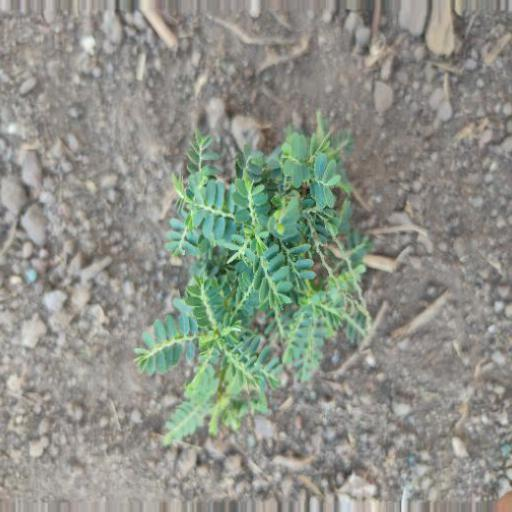
#> input picture Crop and Weed Detection/ml_pipeline/yolo_dataset/test/images/agri_0_1095.jpeg, 512 x 512 px
$ python -i quality_filters.py   (imports and definitions only)
#> lines starting #> are read from the running program, lines starting #| are printed output that depends on the picture; after the words box and inside, x2 and y2 are one past the last pixel; in counts of white or black regions, pixels touching at a corner belong together
#> further down, picture is the input picture: shape (512, 512, 3); mean B, G, R 136, 146, 141.6
"""
quality_filters.py
--------------------
Modular false-positive reduction layer for the crop/weed/disease pipeline.

Addresses the debris-misclassified-as-disease failure mode by adding:
  1. A pre-processing vegetation mask (ExG/Otsu) that gates crop detections
     before they ever reach the disease classifier.
  2. Post-processing filters (geometric plausibility, weed-cluster suppression,
     softmax confidence-margin) applied after classification.
  3. Focal loss + inverse-frequency class weighting for retraining the CNN
     once a Background/Debris class is added to disease_data/.
  4. Duplicate/overlap resolution (NMS-style dedup + weed-vs-crop overlap
     resolution) and an absolute pixel-size floor, addressing overlapping
     disease boxes, duplicate detections, and weeds boxed on top of crops.

Imported by disease_classifier.py, backend/app.py, and train_disease_classifier.py.
No GPU dependency — everything here runs on CPU, most of it in well under a
millisecond per call at 512x512 resolution.
"""

from __future__ import annotations

from typing import Sequence

import cv2
import numpy as np
import torch
import torch.nn.functional as F

BACKGROUND_DEBRIS_LABEL = "Background/Debris"


def compute_exg(image_rgb: np.ndarray) -> np.ndarray:
    r = image_rgb[..., 0].astype(np.float32)
    g = image_rgb[..., 1].astype(np.float32)
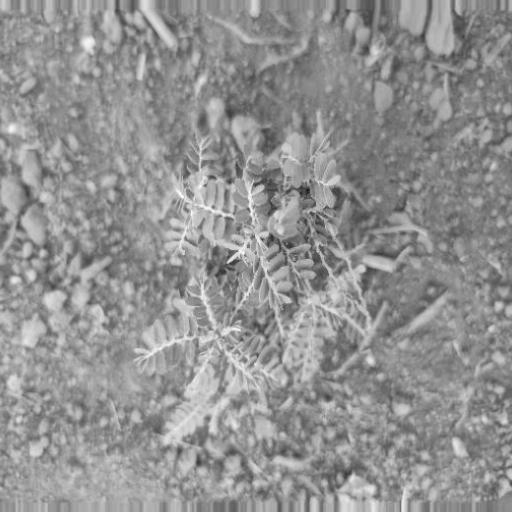
#> g: shape (512, 512) float32; min 16, max 255, mean 146
    b = image_rgb[..., 2].astype(np.float32)
    total = r + g + b + 1e-6
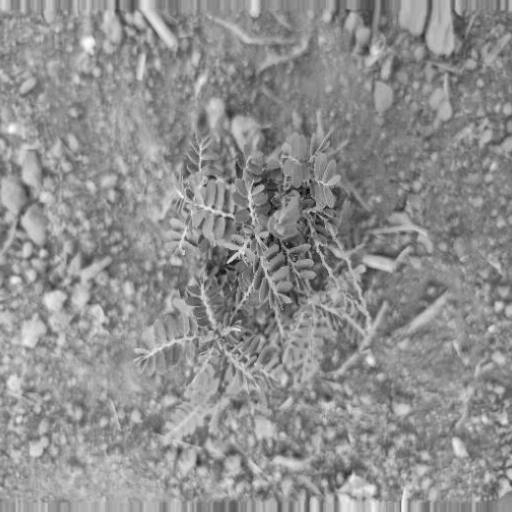
#> total: shape (512, 512) float32; min 33, max 727, mean 423.6; drawn with min black and max white
    rn, gn, bn = r / total, g / total, b / total
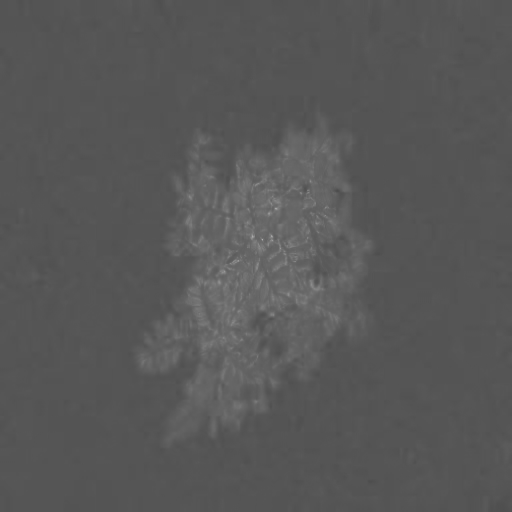
#> gn: shape (512, 512) float32; min 0.303, max 0.691, mean 0.346
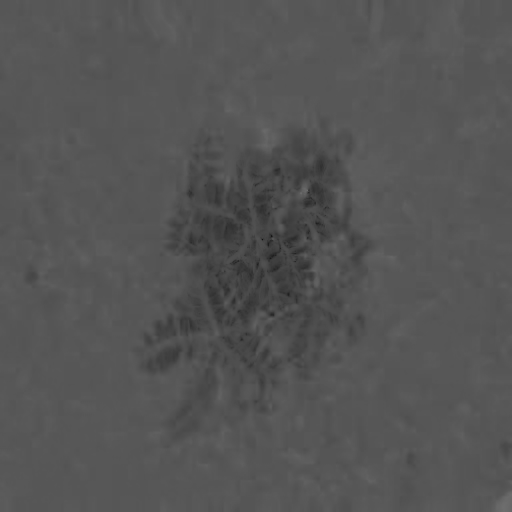
#> bn: shape (512, 512) float32; min 0.0741, max 0.432, mean 0.334
    return 2 * gn - rn - bn
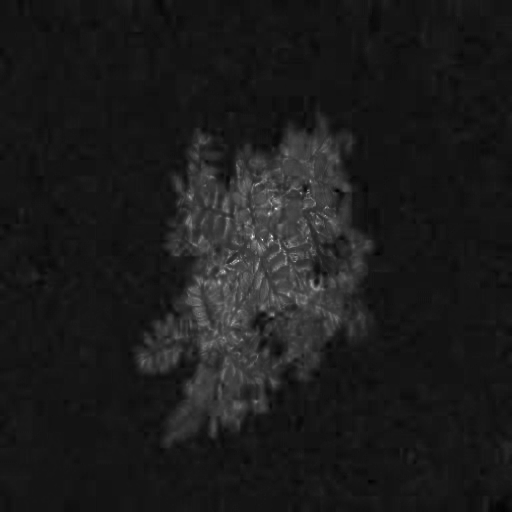
#> returned value: shape (512, 512) float32; min -0.0917, max 1.07, mean 0.037; drawn with min black and max white


def vegetation_mask(image_rgb: np.ndarray, min_component_area: int = 40) -> np.ndarray:
    exg = compute_exg(image_rgb)
    exg_u8 = cv2.normalize(exg, None, 0, 255, cv2.NORM_MINMAX).astype(np.uint8)
    _, mask = cv2.threshold(exg_u8, 0, 255, cv2.THRESH_BINARY + cv2.THRESH_OTSU)
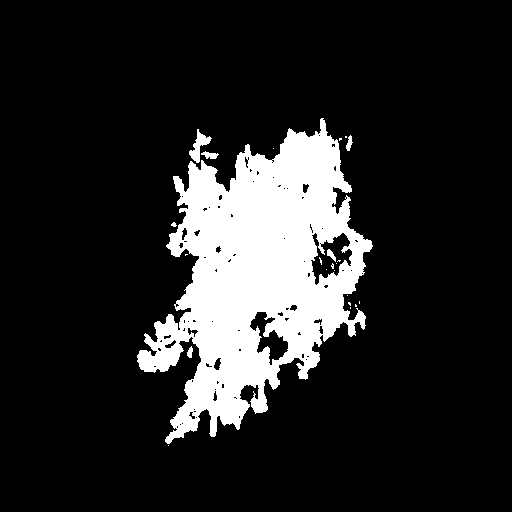
#> mask: shape (512, 512); 14.9% white; 23 white regions (16 under 20 px), largest, box (x1, y1, x2, y2) and area: (137, 118, 373, 444) 38470, (189, 129, 212, 163) 294, (201, 151, 219, 159) 84
    mask = cv2.morphologyEx(mask, cv2.MORPH_OPEN, np.ones((3, 3), np.uint8))
#> mask: shape (512, 512); 14.8% white; 8 white regions (1 under 20 px), largest, box (x1, y1, x2, y2) and area: (137, 119, 372, 444) 38206, (189, 132, 211, 163) 282, (203, 152, 217, 159) 73
    mask = cv2.morphologyEx(mask, cv2.MORPH_CLOSE, np.ones((5, 5), np.uint8))
#> mask: shape (512, 512); 15.3% white; 3 white regions, box (x1, y1, x2, y2) and area: (137, 119, 372, 444) 40124, (346, 136, 352, 151) 59, (187, 348, 193, 358) 45
    num, labels, stats, _ = cv2.connectedComponentsWithStats(mask, connectivity=8)
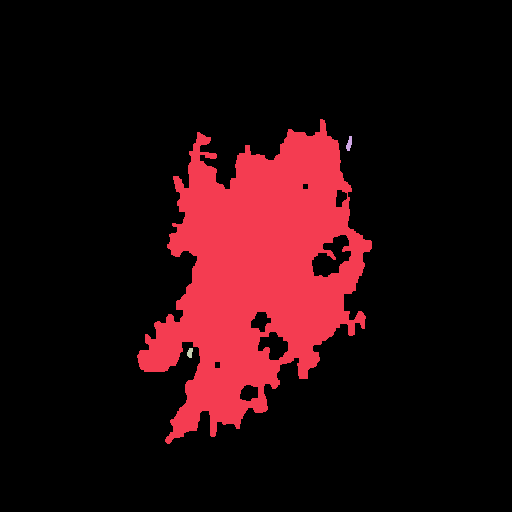
#> labels: shape (512, 512) int32; 4 distinct labels, from 0 to 3; one colour per label, 0 black
#> num = 4; stats = [[0, 0, 512, 512, 221916], [137, 119, 235, 325, 40124], [346, 136, 6, 15, 59], [187, 348, 6, 10, 45]]
    clean = np.zeros_like(mask)
    for i in range(1, num):
        if stats[i, cv2.CC_STAT_AREA] >= min_component_area:
            clean[labels == i] = 255
    return clean


# [6 lines left out: function vegetation_coverage, not called in this run]


def gate_crop_detection(box: Sequence[float], mask: np.ndarray, veg_threshold: float = 0.35) -> bool:
    return vegetation_coverage(box, mask) >= veg_threshold


# [108 lines left out: functions is_geometrically_plausible, iou, suppress_near_weed_cluster, passes_confidence_margin, compute_class_weights, focal_loss and 2 more, not called in this run]

>>> import cv2
>>> picture = cv2.imread('yolo_dataset/test/images/agri_0_1095.jpeg')
>>> result = vegetation_mask(picture)

$ run again, on Crop and Weed Detection/ml_pipeline/yolo_dataset/test/images/agri_0_136.jpeg
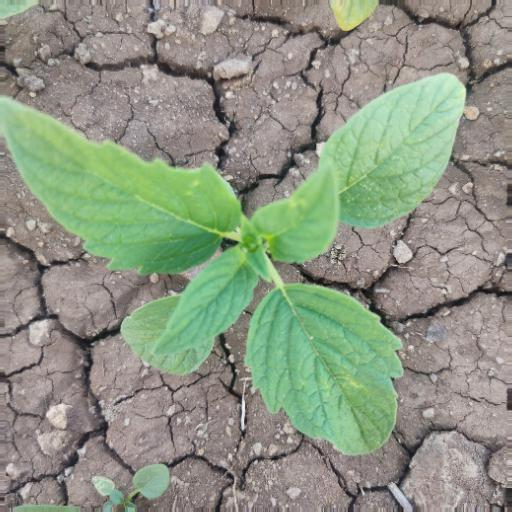
#> input picture Crop and Weed Detection/ml_pipeline/yolo_dataset/test/images/agri_0_136.jpeg, 512 x 512 px
#> picture is the input picture: shape (512, 512, 3); mean B, G, R 131, 149.3, 140.9
#> in vegetation_mask, `_, mask = cv2.threshold(exg_u8, 0, 255, cv2.THRESH_BINARY + cv2.THRESH..`:
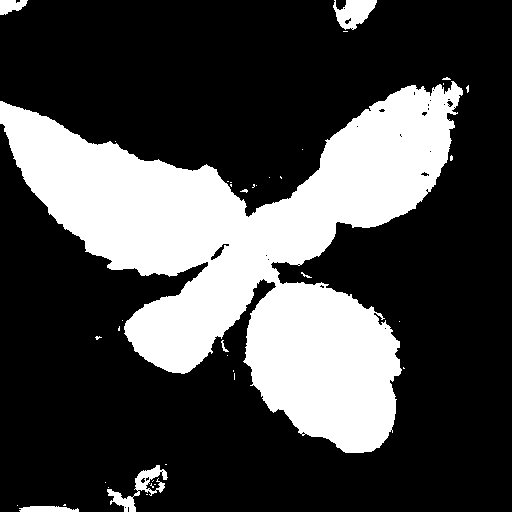
#> mask: shape (512, 512); 28.2% white; 39 white regions (32 under 20 px), largest, box (x1, y1, x2, y2) and area: (0, 81, 463, 453) 71368, (333, 0, 377, 30) 817, (107, 465, 168, 512) 811
#> in vegetation_mask, `num, labels, stats, _ = cv2.connectedComponentsWithStats(mask, connect..`:
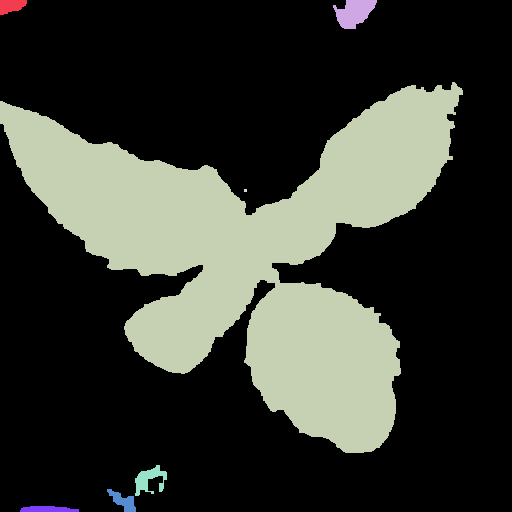
#> labels: shape (512, 512) int32; 8 distinct labels, from 0 to 7; one colour per label, 0 black
#> num = 8; stats = [[0, 0, 512, 512, 188413], [0, 0, 27, 15, 300], [333, 0, 44, 29, 820], [0, 82, 463, 371, 71516], [244, 189, 3, 3, 9], [135, 465, 32, 31, 477], [107, 489, 29, 23, 315], [20, 506, 59, 6, 294]]

$ run again, on Crop and Weed Detection/ml_pipeline/yolo_dataset/test/images/agri_0_1508.jpeg
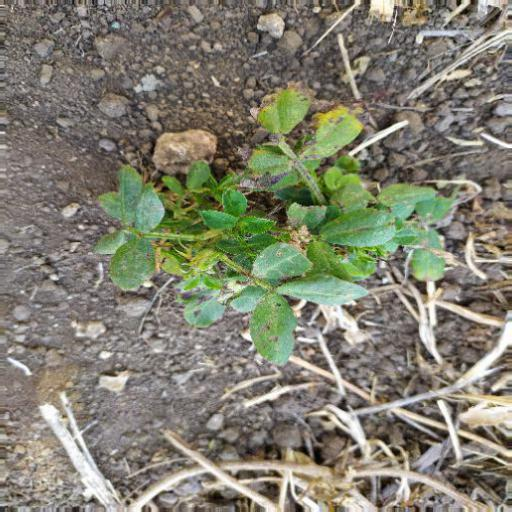
#> input picture Crop and Weed Detection/ml_pipeline/yolo_dataset/test/images/agri_0_1508.jpeg, 512 x 512 px
#> picture is the input picture: shape (512, 512, 3); mean B, G, R 111.5, 127.6, 128.6
#> in vegetation_mask, `_, mask = cv2.threshold(exg_u8, 0, 255, cv2.THRESH_BINARY + cv2.THRESH..`:
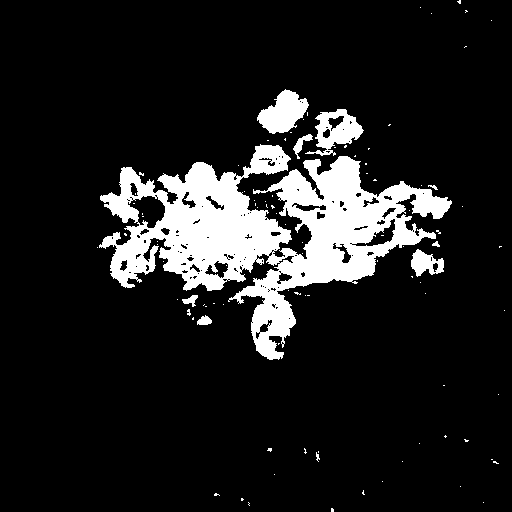
#> mask: shape (512, 512); 12.5% white; 97 white regions (87 under 20 px), largest, box (x1, y1, x2, y2) and area: (99, 144, 452, 360) 28825, (257, 89, 309, 134) 1361, (305, 109, 364, 156) 1255
#> in vegetation_mask, `num, labels, stats, _ = cv2.connectedComponentsWithStats(mask, connect..`:
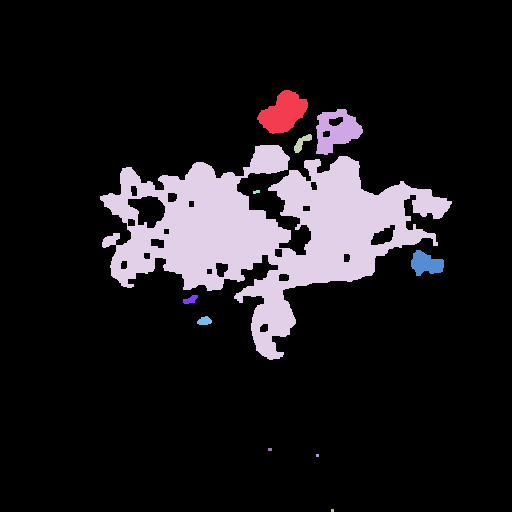
#> labels: shape (512, 512) int32; 12 distinct labels, from 0 to 11; one colour per label, 0 black
#> num = 12; stats = [[0, 0, 512, 512, 228261], [257, 90, 51, 44, 1354], [316, 109, 47, 46, 1296], [294, 134, 18, 19, 148], [100, 145, 352, 215, 30289], [253, 190, 7, 4, 21], [411, 250, 33, 26, 562], [183, 295, 15, 9, 84], [197, 316, 15, 9, 99], [268, 448, 4, 3, 12], [316, 454, 3, 3, 9], [331, 509, 3, 3, 9]]

$ run again, on Crop and Weed Detection/ml_pipeline/yolo_dataset/test/images/agri_0_1966.jpeg
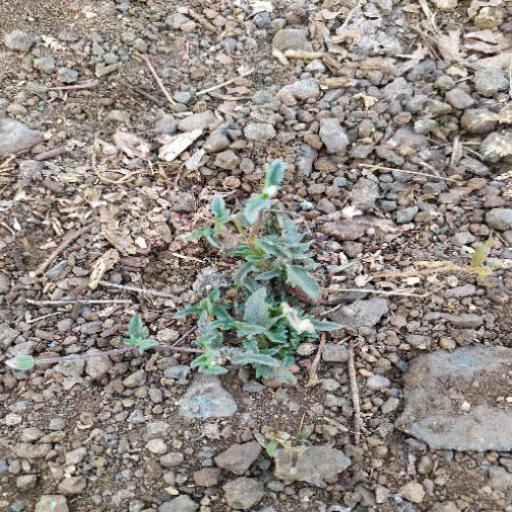
#> input picture Crop and Weed Detection/ml_pipeline/yolo_dataset/test/images/agri_0_1966.jpeg, 512 x 512 px
#> picture is the input picture: shape (512, 512, 3); mean B, G, R 131.8, 138.3, 145.3
#> in vegetation_mask, `num, labels, stats, _ = cv2.connectedComponentsWithStats(mask, connect..`:
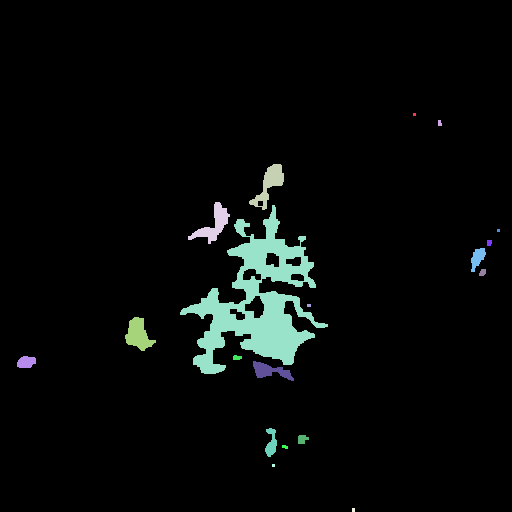
#> labels: shape (512, 512) int32; 20 distinct labels, from 0 to 19; one colour per label, 0 black
#> num = 20; stats = 20 rows, first 6: [0, 0, 512, 512, 250377], [413, 113, 3, 3, 9], [438, 120, 4, 6, 21], [249, 164, 35, 46, 605], [188, 202, 42, 42, 602], [180, 205, 148, 169, 8713]
